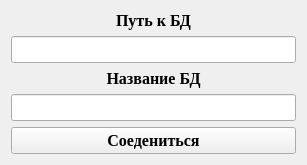
<?xml version="1.0" encoding="UTF-8"?>
<ui version="4.0">
 <class>login</class>
 <widget class="QWidget" name="login">
  <property name="geometry">
   <rect>
    <x>0</x>
    <y>0</y>
    <width>307</width>
    <height>157</height>
   </rect>
  </property>
  <property name="windowTitle">
   <string>Form</string>
  </property>
  <layout class="QGridLayout" name="gridLayout">
   <item row="0" column="0">
    <widget class="QLabel" name="label">
     <property name="font">
      <font>
       <family>Times New Roman</family>
       <pointsize>12</pointsize>
       <weight>75</weight>
       <bold>true</bold>
      </font>
     </property>
     <property name="layoutDirection">
      <enum>Qt::LeftToRight</enum>
     </property>
     <property name="text">
      <string>Путь к БД</string>
     </property>
     <property name="alignment">
      <set>Qt::AlignCenter</set>
     </property>
    </widget>
   </item>
   <item row="4" column="0">
    <widget class="QLineEdit" name="lineEdit_dataBaseName">
     <property name="font">
      <font>
       <family>Times New Roman</family>
       <pointsize>12</pointsize>
       <weight>75</weight>
       <bold>true</bold>
      </font>
     </property>
     <property name="alignment">
      <set>Qt::AlignCenter</set>
     </property>
    </widget>
   </item>
   <item row="5" column="0">
    <widget class="QPushButton" name="pushButton_connectDatabase">
     <property name="font">
      <font>
       <family>Times New Roman</family>
       <pointsize>12</pointsize>
       <weight>75</weight>
       <bold>true</bold>
      </font>
     </property>
     <property name="text">
      <string>Соедениться</string>
     </property>
    </widget>
   </item>
   <item row="2" column="0">
    <widget class="QLabel" name="label_2">
     <property name="font">
      <font>
       <family>Times New Roman</family>
       <pointsize>12</pointsize>
       <weight>75</weight>
       <bold>true</bold>
      </font>
     </property>
     <property name="text">
      <string>Название БД</string>
     </property>
     <property name="alignment">
      <set>Qt::AlignCenter</set>
     </property>
    </widget>
   </item>
   <item row="1" column="0">
    <widget class="QLineEdit" name="lineEdit_dataBasePath">
     <property name="font">
      <font>
       <family>Times New Roman</family>
       <pointsize>12</pointsize>
       <weight>75</weight>
       <bold>true</bold>
      </font>
     </property>
     <property name="alignment">
      <set>Qt::AlignCenter</set>
     </property>
    </widget>
   </item>
  </layout>
 </widget>
 <resources/>
 <connections/>
</ui>
